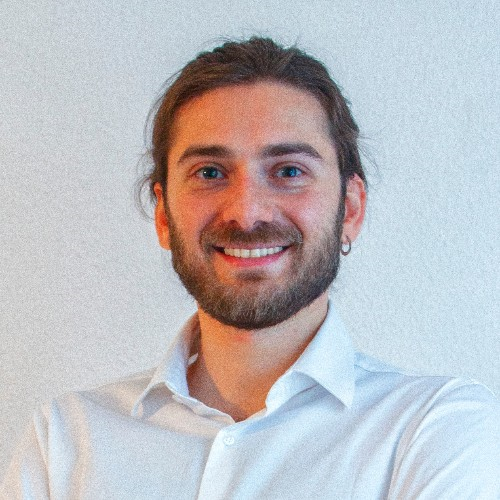
#> input picture test.png, 500 x 500 px
$ python main.py
#> lines starting #> are read from the running program, lines starting #| are printed output that depends on the picture
import geopandas as gpd
import matplotlib.pyplot as plt
import numpy as np
from PIL import Image, ImageOps
import rasterio
from shapely.geometry import LineString, Polygon, MultiPolygon, box
from shapely.ops import polygonize


def prepare_image(
    image: Image, size: int = 300, shades: int = 16, flip: bool = True
) -> Image:
    """resizes, converts to grayscale and quantizes the image to a given number of shades. Optionally flips the image.

    Args:
        image (_type_): Image to prepare
        size (int, optional): Size to achieve. Defaults to 300.
        shades (int, optional): Number of shades of grey. Defaults to 16.
        flip (bool, optional): Boolean: should it flip? Defaults to True.
    """
    image = image.resize((size, size), Image.LANCZOS)
    image = image.convert("L")
    image = image.quantize(shades)
    if flip:
        image = ImageOps.flip(image)
    return image

def raster_to_geodataframe(raster_array):
    polygons = []
    for y in range(raster_array.shape[0]):
        for x in range(raster_array.shape[1]):
            if raster_array[y, x] > 0:
                polygons.append(
                    {
                        "geometry": box(x, y, x + 1, y + 1),
                        "col": raster_array[y, x],
                    }
                )
    return gpd.GeoDataFrame(polygons)


def polygony(
    image: Image, size: int = 300, shades: int = 16, flip: bool = True
) -> list:
    """Converts an image to a list of polygons.

    Args:
        image (_type_): Image to convert
        size (int, optional): Size to achieve. Defaults to 300.
        shades (int, optional): Number of shades of grey. Defaults to 16.
        flip (bool, optional): Boolean: should it flip? Defaults to True.

    Returns:
        list: List of polygons
    """
    image = prepare_image(image, size, shades, flip)
    # save image as test2.png
    image.save("test2.png")
    with rasterio.open("test2.png") as src:
        red_band = src.read(1)
        height, width = red_band.shape
        rescaled_red_band = 1 - (red_band - red_band.min()) / (red_band.max() - red_band.min())
    i_sf = raster_to_geodataframe(rescaled_red_band)
    image = np.array(image).astype(np.float32) / 255.0
    polygons = []
    for y in range(size):
        for x in range(size):
            if image[y, x] > 0:
                polygons.append(
                    Polygon(
                        [
                            (x / size, y / size),
                            ((x + 1) / size, y / size),
                            ((x + 1) / size, (y + 1) / size),
                            (x / size, (y + 1) / size),
                        ]
                    )
                )
    return polygons

def plot_polygons(polygons):
    fig, ax = plt.subplots()
    polygons.plot(column="col", cmap="viridis_r", ax=ax, edgecolor="none")
    plt.show()

if __name__ == "__main__":
    image = Image.open("test.png")
#> image is the input picture: PIL image 500x500 RGBA; mean R, G, B, A 189.7, 188.4, 192.4, 255
    # Print image
    plt.imshow(image)
    plt.show()
    image = prepare_image(image, flip=True)
#> in prepare_image, `image = image.convert("L")`:
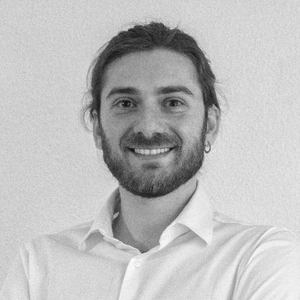
#> image: PIL image 300x300 L; min 17, max 253, mean 189.3
#> in prepare_image, `image = ImageOps.flip(image)`:
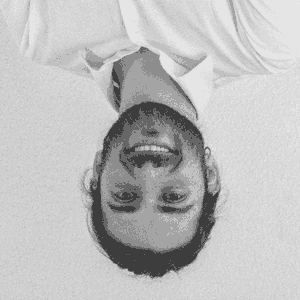
#> image: PIL image 300x300 P; min 61, max 229, mean 189.3
    # Print prepared image
    plt.imshow(image)
    plt.show()
    polygons = polygony(image)
#> (the run stopped early here; a loop or call above may not have finished)
